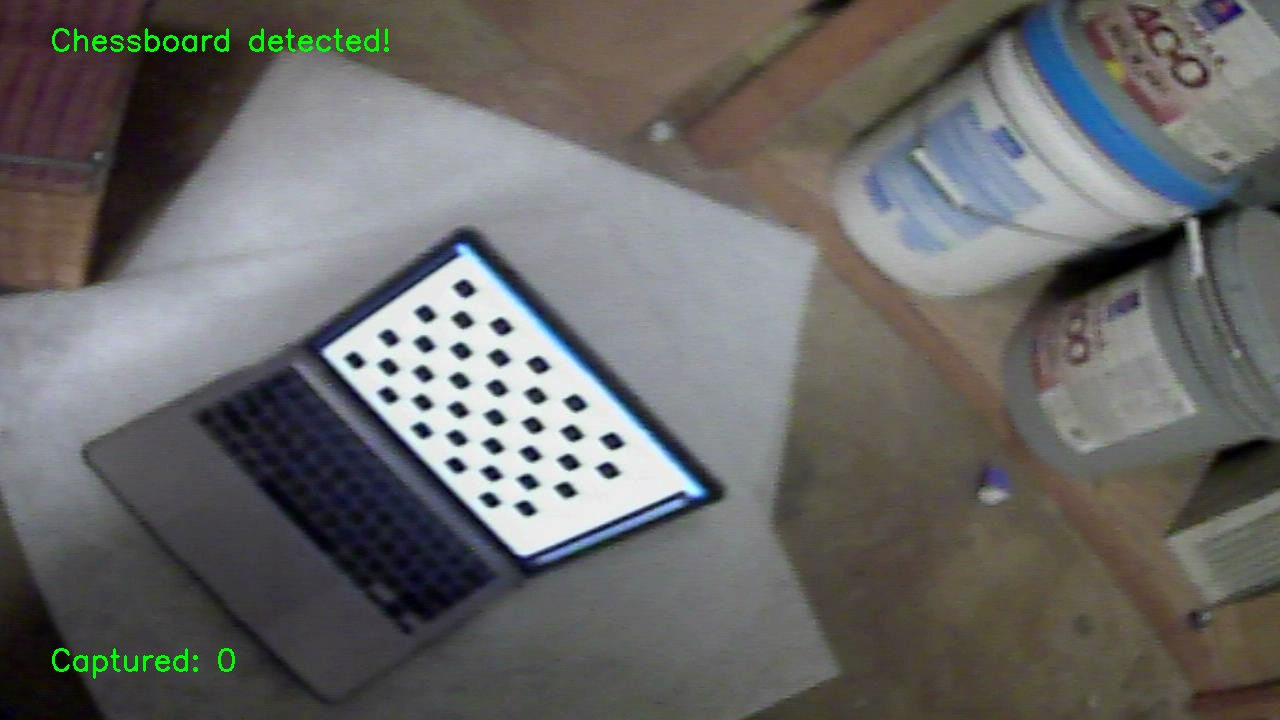
#> input picture crab-detect/camera-calibration/calibration_images/calibration_00.jpg, 1280 x 720 px; its folder holds 4 pictures in this run
$ python calibrate.py
#> lines starting #> are read from the running program, lines starting #| are printed output that depends on the picture
import cv2
assert cv2.__version__[0] >= '3', 'The fisheye module requires opencv version >= 3.0.0'
import numpy as np
import os
import glob
CHECKERBOARD = (6,9)
subpix_criteria = (cv2.TERM_CRITERIA_EPS+cv2.TERM_CRITERIA_MAX_ITER, 30, 0.1)
calibration_flags = cv2.fisheye.CALIB_RECOMPUTE_EXTRINSIC+cv2.fisheye.CALIB_CHECK_COND+cv2.fisheye.CALIB_FIX_SKEW
objp = np.zeros((1, CHECKERBOARD[0]*CHECKERBOARD[1], 3), np.float32)
objp[0,:,:2] = np.mgrid[0:CHECKERBOARD[0], 0:CHECKERBOARD[1]].T.reshape(-1, 2)
_img_shape = None
objpoints = [] # 3d point in real world space
imgpoints = [] # 2d points in image plane.
images = glob.glob('calibration_images/*.jpg')
print (len(images))
for fname in images:
    img = cv2.imread(fname)
#> img is the input picture: shape (720, 1280, 3); mean B, G, R 103.7, 104.9, 105.3
    if _img_shape == None:
        _img_shape = img.shape[:2]
    else:
        assert _img_shape == img.shape[:2], "All images must share the same size."
    gray = cv2.cvtColor(img,cv2.COLOR_BGR2GRAY)
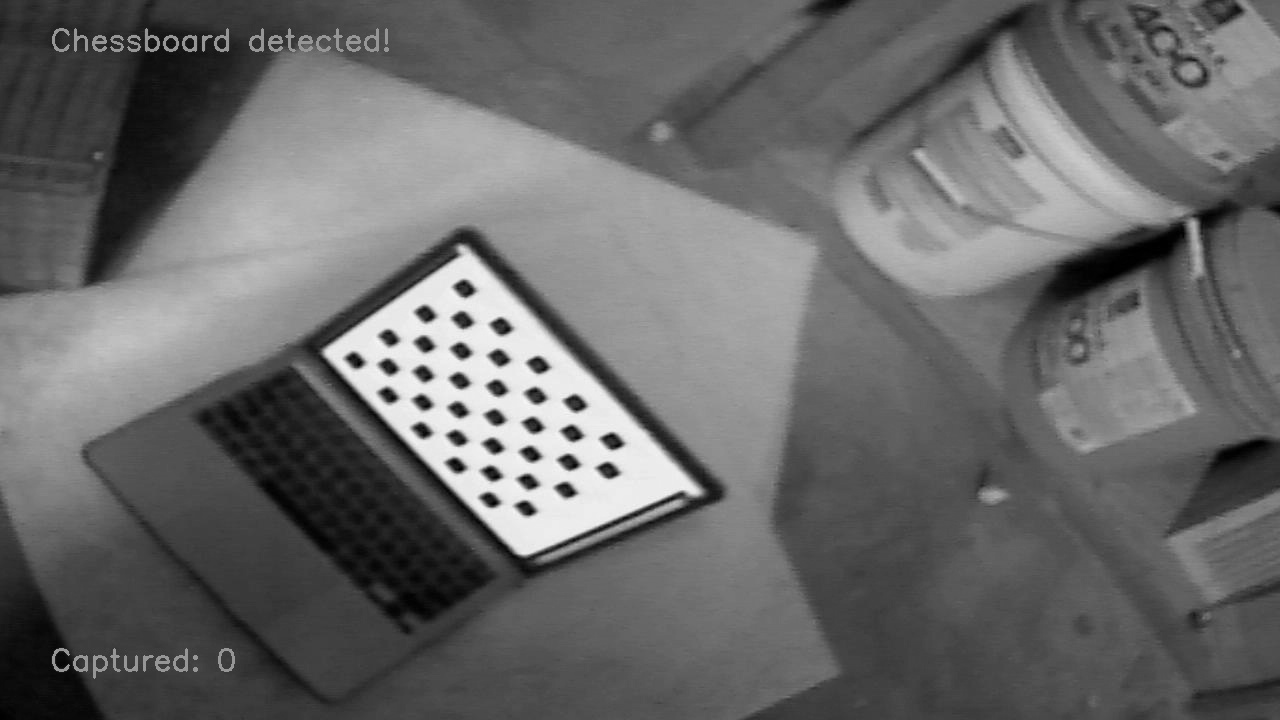
#> gray: shape (720, 1280); min 0, max 250, mean 104.9
    # Find the chess board corners
    ret, corners = cv2.findChessboardCorners(gray, CHECKERBOARD, cv2.CALIB_CB_ADAPTIVE_THRESH+cv2.CALIB_CB_FAST_CHECK+cv2.CALIB_CB_NORMALIZE_IMAGE)
#> ret = True; corners = 54 rows, first 8: [371.5, 363.5], [388, 352], [406.5, 340.5], [423.6, 328.3], [443.5, 317], [465.6, 304.7], [388.5, 381], [405.5, 370.5]
    # If found, add object points, image points (after refining them)
    if ret == True:
        objpoints.append(objp)
        cv2.cornerSubPix(gray,corners,(3,3),(-1,-1),subpix_criteria)
        imgpoints.append(corners)
#> pass 2 of the loop `for fname in images:`:
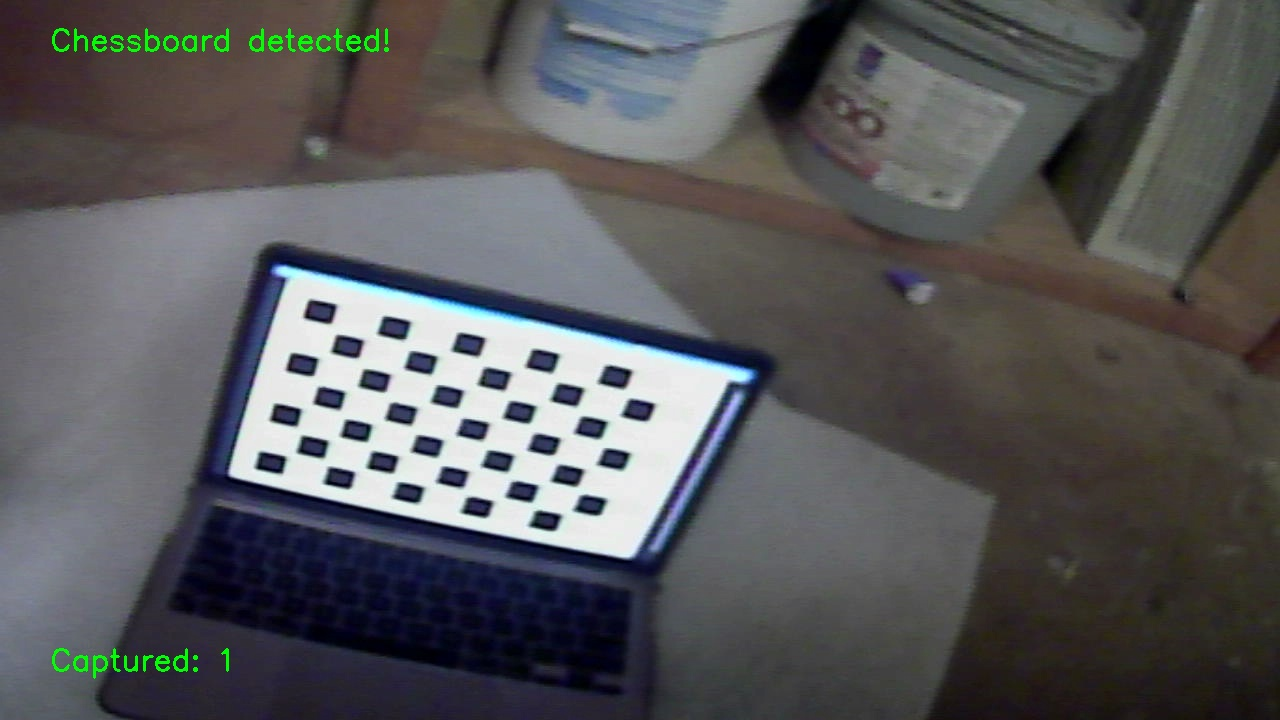
#> input picture crab-detect/camera-calibration/calibration_images/calibration_01.jpg, 1280 x 720 px
#> img is the input picture: shape (720, 1280, 3); mean B, G, R 90, 88.3, 88.3
#> `gray = cv2.cvtColor(img,cv2.COLOR_BGR2GRAY)`:
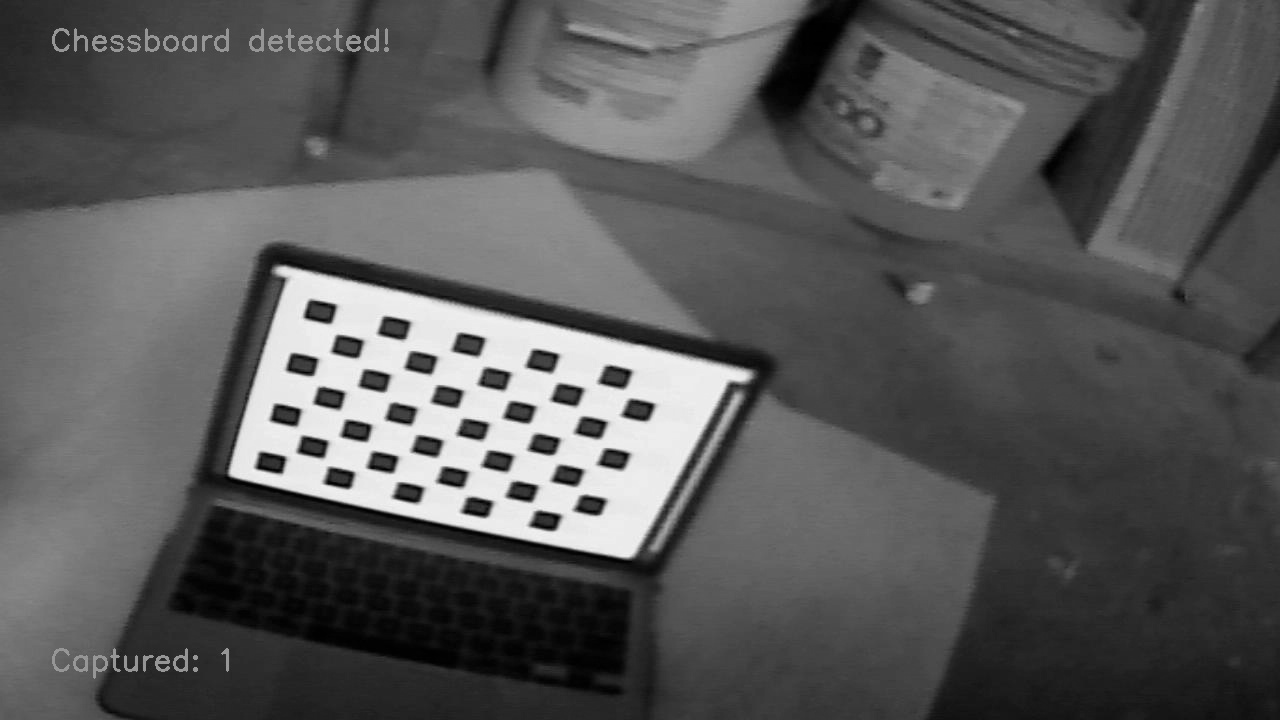
#> gray: shape (720, 1280); min 0, max 248, mean 88.5
#> corners = 54 rows, first 8: [292.5, 456], [299, 431], [306.5, 405.5], [317, 380], [324, 354.5], [335, 327.5], [326, 462.5], [334, 438.5]
#> pass 3 of the loop `for fname in images:`:
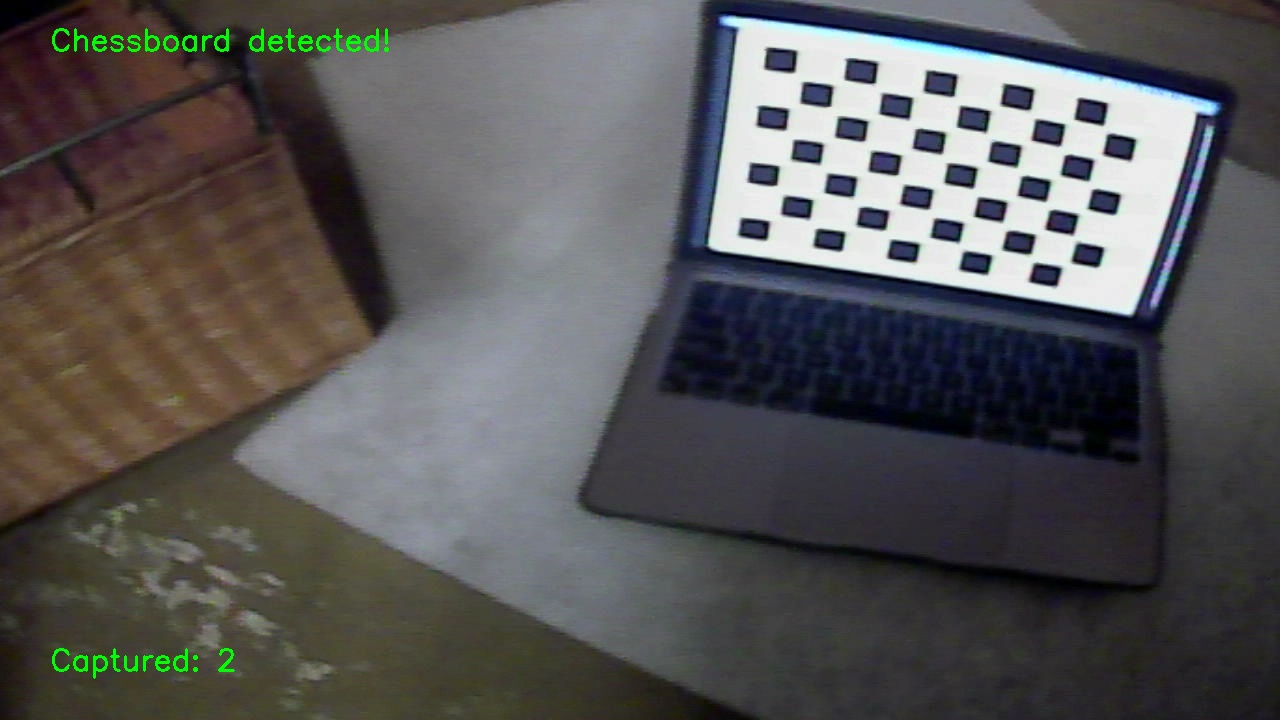
#> input picture crab-detect/camera-calibration/calibration_images/calibration_02.jpg, 1280 x 720 px
#> img is the input picture: shape (720, 1280, 3); mean B, G, R 86.3, 86.4, 87.5
#> `gray = cv2.cvtColor(img,cv2.COLOR_BGR2GRAY)`:
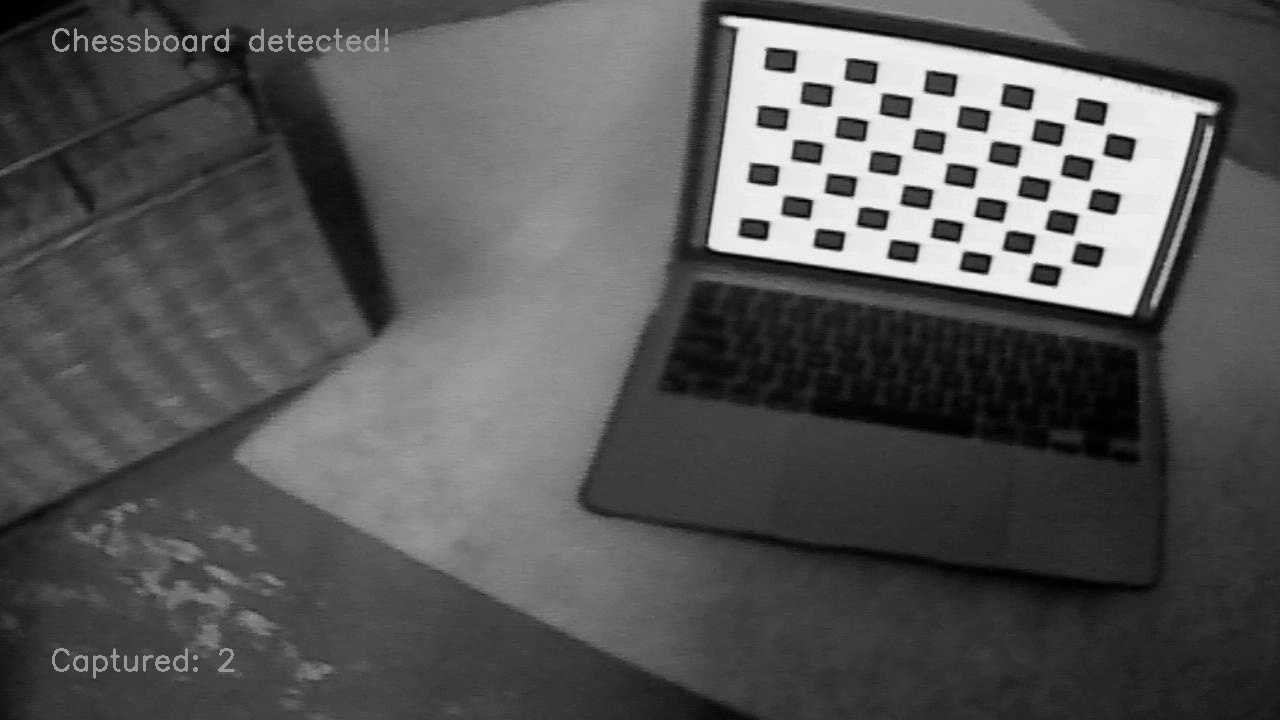
#> gray: shape (720, 1280); min 0, max 246, mean 86.7
#> corners = 54 rows, first 8: [775, 217.5], [780.5, 190.5], [785, 162.5], [790, 134], [794, 106], [799, 76.5], [813, 223.5], [818.5, 196]
#> the loop made 4 passes; the first 3 are shown
N_OK = len(objpoints)
K = np.zeros((3, 3))
D = np.zeros((4, 1))
rvecs = [np.zeros((1, 1, 3), dtype=np.float64) for i in range(N_OK)]
tvecs = [np.zeros((1, 1, 3), dtype=np.float64) for i in range(N_OK)]
rms, _, _, _, _ = \
    cv2.fisheye.calibrate(
        objpoints,
        imgpoints,
        gray.shape[::-1],
        K,
        D,
        rvecs,
        tvecs,
        calibration_flags,
        (cv2.TERM_CRITERIA_EPS+cv2.TERM_CRITERIA_MAX_ITER, 30, 1e-6)
    )
print("Found " + str(N_OK) + " valid images for calibration")
print("DIM=" + str(_img_shape[::-1]))
#| DIM=(1280, 720)
print("K=np.array(" + str(K.tolist()) + ")")
print("D=np.array(" + str(D.tolist()) + ")")
